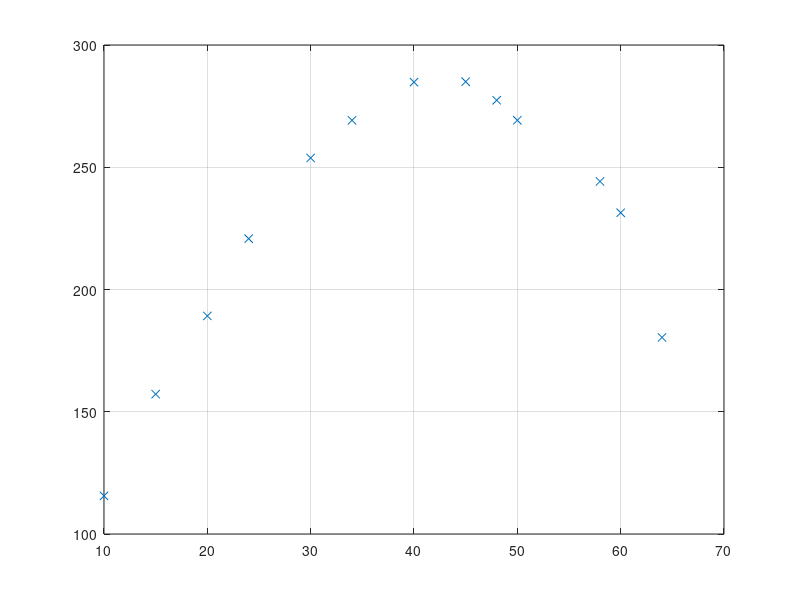

This figure's MATLAB source: (Note: this script raises an error after producing the figure.)
clc;
clf;
clear;
load('dane_baseball.mat');
x = s(:,1)';
y = s(:,2)';


plot(x,y,'x');
grid on;
hold on;

stopniePrzedzial = 10:1/2:64;
wielomian = wielomianAproks(x,y,3);

fprintf('Wspolczynniki aproksymacji: a: %f, b: %f, c: %f.\n', wielomian(1), wielomian(2), wielomian(3));
f = @(x) wielomian(1) .* x .^ 2 + wielomian(2) .* x + wielomian(3); 

blad = mean((y - f(x)) .^ 2);

fprintf('Blad sredniokwadratowy wynosi: %f.\n', blad);

max_kat = -wielomian(2) / (2 * wielomian(1));
fprintf('Maksymalny kąt rzutu wynosi: %f\n', max_kat);

plot(stopniePrzedzial,f(stopniePrzedzial),'-');
grid on;
title('Aproksymacja funkcja kwadratowa');
xlabel('Kat rzutu [stopnie]');
ylabel('Zasieg rzutu [stopy]');
legend('Dane z pliku','Wartosci aproksymowane');